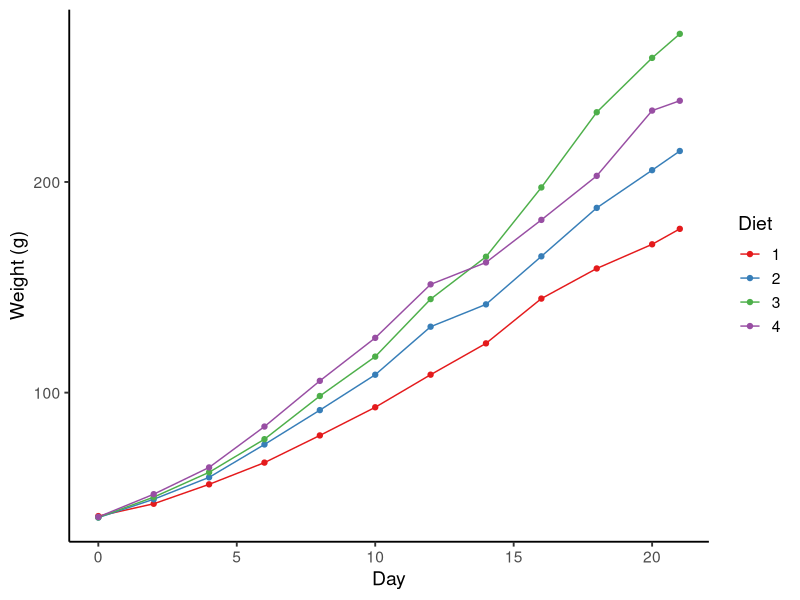
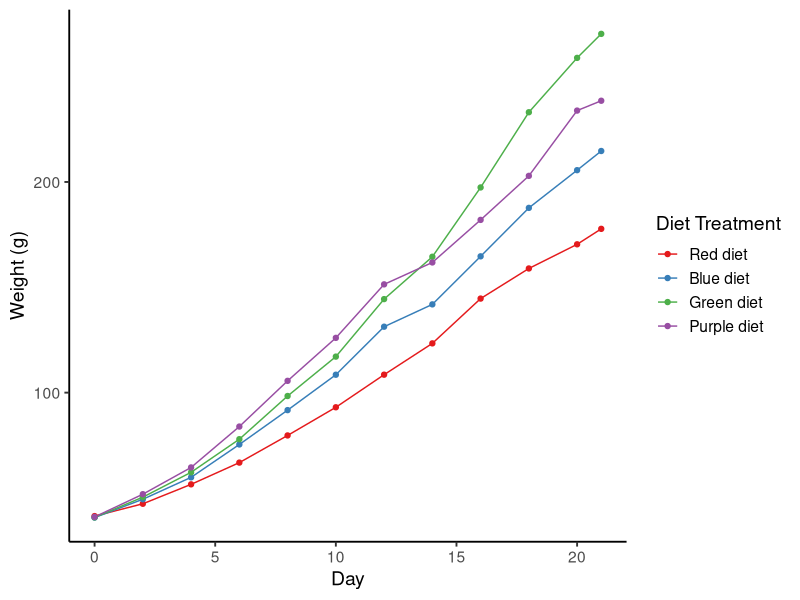
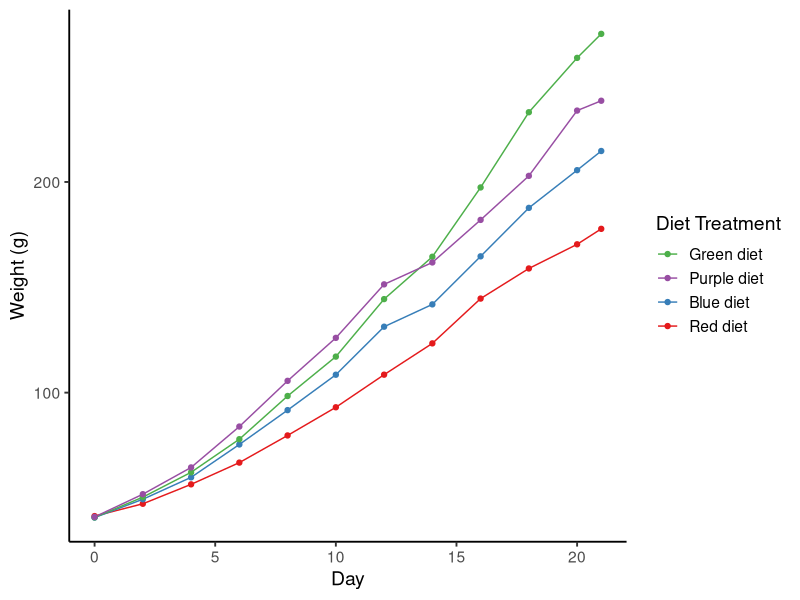
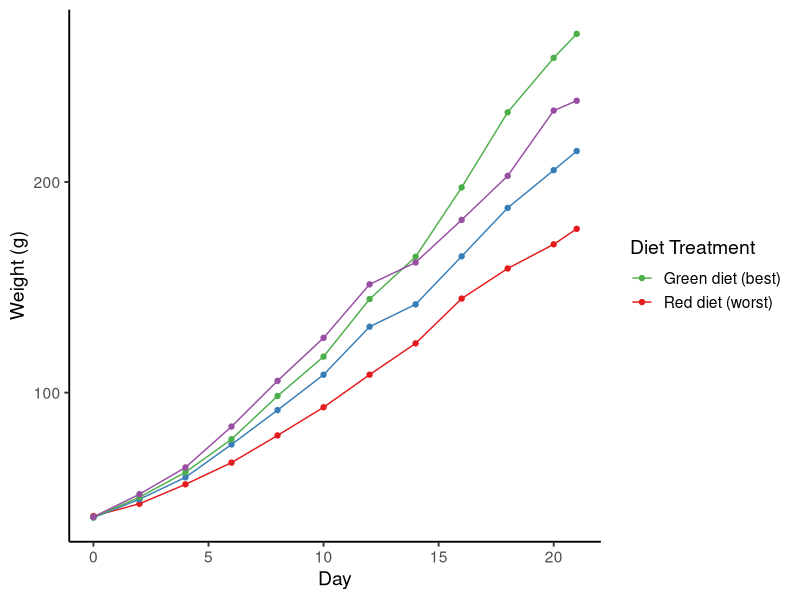
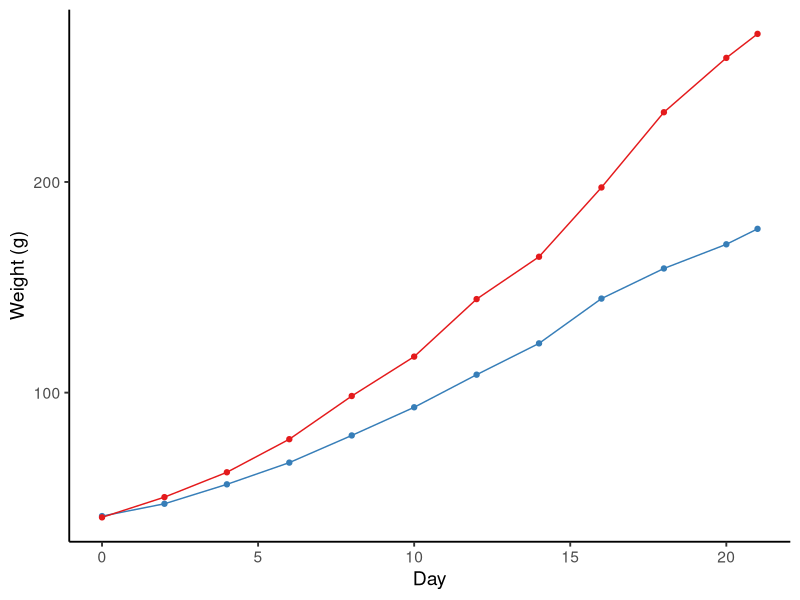

Source code (R) for these figures, in order:
## ---- chunk 1
knitr::opts_chunk$set(message = F, 
                      error = F, 
                      warning = F,
                      fig.align = "center")

## ---- chunk 2
library(tidyverse)

### Average chick weight over time in each diet treatment
ChickWeight_avg <- ChickWeight %>% 
  group_by(Diet, Time) %>% 
  summarise(weight = mean(weight))

### Growth curve of the chicks
P <- ggplot(ChickWeight_avg) + 
  geom_line(aes(x = Time, y = weight, color = Diet)) + 
  geom_point(aes(x = Time, y = weight, color = Diet)) +  
  labs(x = "Day", y = "Weight (g)") + 
  theme_classic(base_size = 14) + 
  scale_color_brewer(palette = "Set1")

P
## ---- chunk 3
P + scale_color_brewer(palette = "Set1", 
                       name = "Diet Treatment",  # new legend name
                       labels = c("Red diet", "Blue diet", "Green diet", "Purple diet"))  # new legend labels

## ---- chunk 4
P + scale_color_brewer(palette = "Set1", 
                       name = "Diet Treatment", 
                       breaks = c(3, 4, 2, 1),  # new order of the legend keys
                       labels = c("Green diet", "Purple diet", "Blue diet", "Red diet"))
## ---- chunk 5
P + scale_color_brewer(palette = "Set1", 
                       name = "Diet Treatment", 
                       breaks = c(3, 1),  # select the best and the worst diet
                       labels = c("Green diet (best)", "Red diet (worst)"))


## ---- chunk 6
P + scale_color_brewer(palette = "Set1", 
                       name = "Diet Treatment", 
                       limits = c(3, 1),  # select the best and the worst diet
                       labels = c("Best diet", "Worst diet"))  # the best and the worst diet are not in green and red now! 

